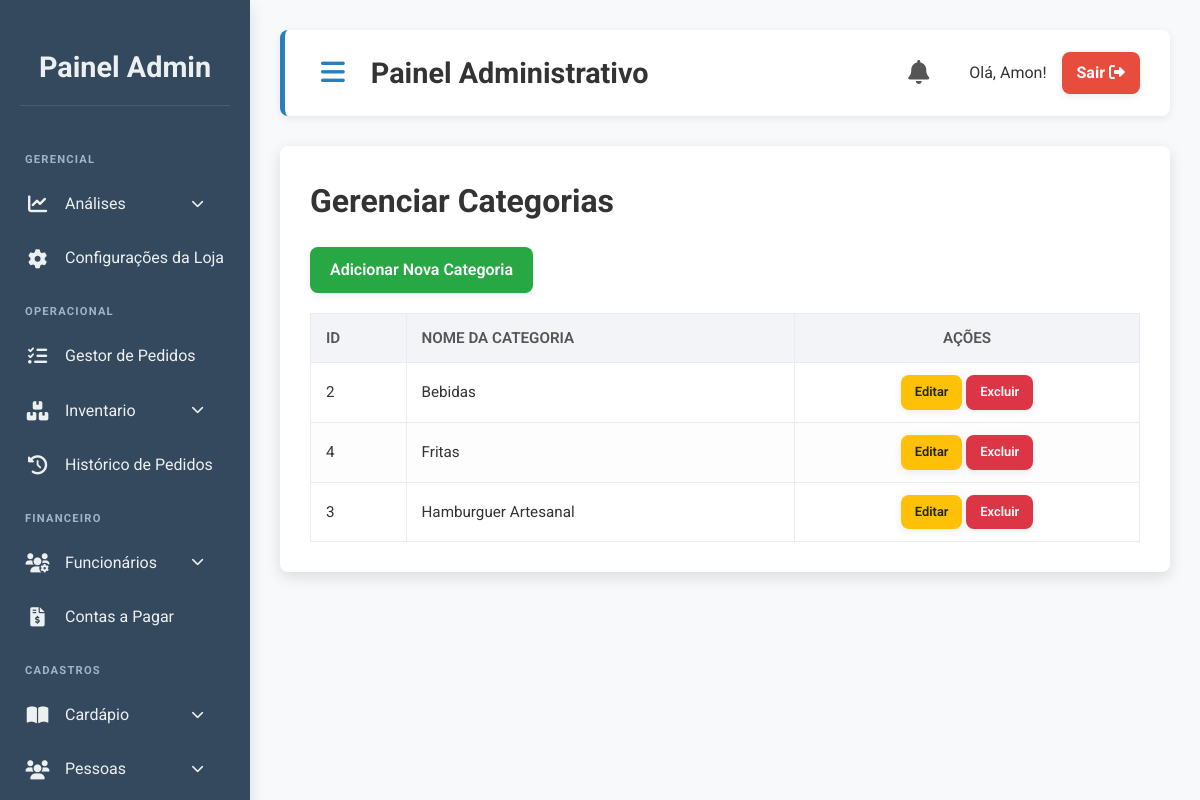
The app's page /admin/categorias/categorias.php (signed in) with its own data.
### tables this page shows
CREATE TABLE `categorias` (
  `id` int(11) NOT NULL,
  `nome` varchar(100) NOT NULL,
  `ordem` int(11) DEFAULT NULL
);

### admin/categorias/categorias.php (the view, shortened to what this page needs)
<?php
require_once '../../includes/conexao.php';
$categorias = [];
$sql = "SELECT id, nome FROM categorias ORDER BY nome ASC";
$result = $conn->query($sql);
if ($result->num_rows > 0) {
    while($row = $result->fetch_assoc()) {
        $categorias[] = $row;
    }
}
?>
<h1>Gerenciar Categorias</h1>
<a href="adicionar.php" class="btn btn-success">Adicionar Nova Categoria</a>
<?php if (empty($categorias)) : ?>
    <p class="text-center">Nenhuma categoria cadastrada ainda.</p>
<?php else : ?>
    <table>
        <thead>
            <tr>
                <th>ID</th>
                <th>Nome da Categoria</th>
                <th class="text-center">Ações</th>
            </tr>
        </thead>
        <tbody>
            <?php foreach ($categorias as $categoria) : ?>
                <tr>
                    <td><?php echo htmlspecialchars($categoria['id']); ?></td>
                    <td><?php echo htmlspecialchars($categoria['nome']); ?></td>
                    <td class="text-center">
                        <a href="editar.php?id=<?php echo $categoria['id']; ?>" class="btn btn-warning btn-sm">Editar</a>
                        <a href="excluir.php?id=<?php echo $categoria['id']; ?>" class="btn btn-danger btn-sm" onclick="return confirm('Tem certeza que deseja excluir esta categoria? Isso também removerá os produtos associados!');">Excluir</a>
                    </td>
                </tr>
            <?php endforeach; ?>
        </tbody>
    </table>
<?php endif; ?>
<?php
include '../template_admin.php';
?>

### public/css/admin.css (style rules this page uses)
:root { --primary-color: #2980b9; --primary-hover-color: #2173a3; --secondary-color: #34495e; --accent-color: #2ecc71; --accent-hover-color: #27ae60; --text-color: #333; --light-text-color: #ecf0f1; --background-color: #f8f9fa; --card-background: #ffffff; --border-color: #e9ecef; --shadow-light: 0 2px 8px rgba(0,0,0,0.08); --shadow-medium: 0 5px 15px rgba(0,0,0,0.12); --shadow-hover: 0 8px 20px rgba(0,0,0,0.15); --border-radius-base: 8px; --transition-base: all 0.3s ease-in-out; --input-focus-shadow: 0 0 0 0.2rem rgba(41, 128, 185, 0.25); }
body { font-family: 'Roboto', sans-serif; background-color: var(--background-color); margin: 0; padding: 0; display: flex; min-height: 100vh; color: var(--text-color); line-height: 1.6; }
h1 { margin-top: 0; margin-bottom: 20px; font-weight: 700; }
table { width: 100%; border-collapse: collapse; margin-top: 20px; }
table th, table td { border: 1px solid var(--border-color); padding: 12px 15px; text-align: left; font-size: 0.95em; }
table th { background-color: #f2f4f7; color: #555; text-transform: uppercase; font-weight: 600; }
table tr:nth-child(even) { background-color: #fdfdfd; }
.text-center { text-align: center; }
.btn { padding: 10px 20px; border-radius: var(--border-radius-base); text-decoration: none; cursor: pointer; border: none; font-size: 1em; font-weight: 600; transition: var(--transition-base); display: inline-flex; align-items: center; justify-content: center; gap: 8px; box-shadow: var(--shadow-light); white-space: nowrap; }
.btn-primary, .btn-success, .btn-danger, .btn-info, .btn-secondary { color: white !important; }
.btn-success { background-color: #28a745; }
.btn-danger { background-color: #dc3545; }
.btn-warning { background-color: #ffc107 !important; color: #212529 !important; }
.btn-sm { padding: 7px 14px; font-size: 0.85em; gap: 5px; }

### records on screen
categorias: id "2", nome "Bebidas"
categorias: id "4", nome "Fritas"
categorias: id "3", nome "Hamburguer Artesanal"

### other values on screen
$nome_usuario "Amon"
